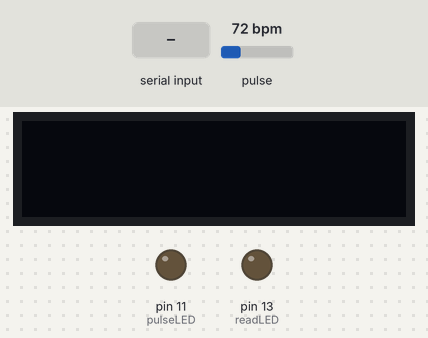
Simulated run of this sketch. Board: Arduino Uno, built with avr-gcc and run on an emulated ATmega328P. On the bench: 128×32 one-colour display, output pins drawn as LEDs (lit = HIGH). Dashed ring = blinking. The test bench sets the inputs (shaded band); at power-on: pulse 72 bpm. What the sketch prints to the serial monitor is not drawn.

Above: at 1.0 s.
1.1 s: "1" received over Serial
2.6 s: pulse set to 100 bpm
At 5.24 s:
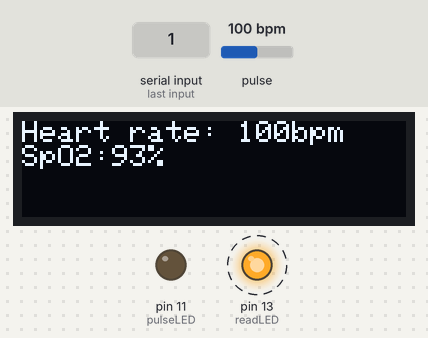
5.6 s: pulse set to 42 bpm
At 6.28 s:
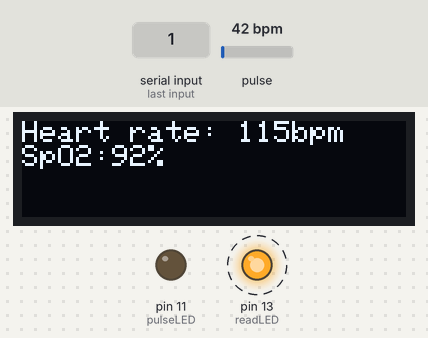
8.0 s: pulse set to 70 bpm
At 9.59 s:
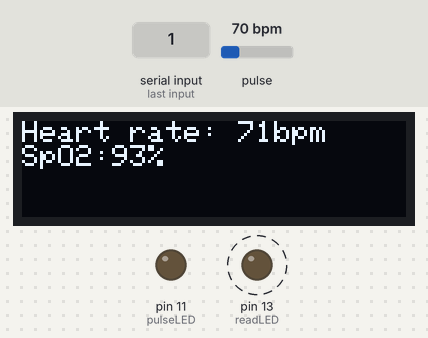
Timing chart, 0 to 11.9 s (numbered marks = the images above; inputs shaded):
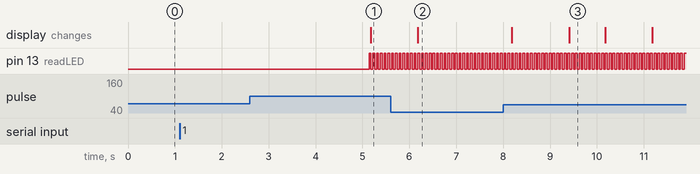

Measured:
- after the input at 1.1 s, every drawn part: stays the same
- after the input at 2.6 s, the display: changes after 2.6 s (image 1)
- by itself, pin 13 (readLED): alternates HIGH for 0.04 s and LOW for 0.04 s

The sketch:

screen.ino
```cpp
// (licence header left out)
#include <Wire.h>
#include "MAX30105.h"
#include "spo2_algorithm.h"

//OLED dispaly module
#include <Adafruit_GFX.h>
#include <Adafruit_SSD1306.h>
#define SCREEN_WIDTH 128 // OLED display width, in pixels
#define SCREEN_HEIGHT 32 // OLED display height, in pixels

MAX30105 particleSensor;

//OLED
Adafruit_SSD1306 display(SCREEN_WIDTH, SCREEN_HEIGHT, &Wire, -1);


#define MAX_BRIGHTNESS 255

#if defined(__AVR_ATmega328P__) || defined(__AVR_ATmega168__)
//Arduino Uno doesn't have enough SRAM to store 100 samples of IR led data and red led data in 32-bit format
//To solve this problem, 16-bit MSB of the sampled data will be truncated. Samples become 16-bit data.
uint16_t irBuffer[100]; //infrared LED sensor data
uint16_t redBuffer[100];  //red LED sensor data
#else
uint32_t irBuffer[100]; //infrared LED sensor data
uint32_t redBuffer[100];  //red LED sensor data
#endif

int32_t bufferLength; //data length
int32_t spo2; //SPO2 value
int8_t validSPO2; //indicator to show if the SPO2 calculation is valid
int32_t heartRate; //heart rate value
int8_t validHeartRate; //indicator to show if the heart rate calculation is valid

byte pulseLED = 11; //Must be on PWM pin
byte readLED = 13; //Blinks with each data read

void setup()
{
  Serial.begin(115200); // initialize serial communication at 115200 bits per second:

  //OLED
  configureDisplay();
  display.clearDisplay();
  display.setCursor(0, 10);

  pinMode(pulseLED, OUTPUT);
  pinMode(readLED, OUTPUT);

  // Initialize sensor
  if (!particleSensor.begin(Wire, I2C_SPEED_FAST)) //Using default I2C port, 400kHz speed
  {
    Serial.println(F("MAX30105 was not found. Please check wiring/power."));
    display.print("Initializing pulse oximeter..FAILED OH NO!");
    display.display();
    while (1);
  }

  Serial.println(F("Attach sensor to finger with rubber band. Press any key to start conversion"));
  while (Serial.available() == 0) ; //wait until user presses a key
  Serial.read();

  byte ledBrightness = 60; //Options: 0=Off to 255=50mA
  byte sampleAverage = 4; //Options: 1, 2, 4, 8, 16, 32
  byte ledMode = 2; //Options: 1 = Red only, 2 = Red + IR, 3 = Red + IR + Green
  byte sampleRate = 100; //Options: 50, 100, 200, 400, 800, 1000, 1600, 3200
  int pulseWidth = 411; //Options: 69, 118, 215, 411
  int adcRange = 4096; //Options: 2048, 4096, 8192, 16384

  particleSensor.setup(ledBrightness, sampleAverage, ledMode, sampleRate, pulseWidth, adcRange); //Configure sensor with these settings
}

void loop()
{
  bufferLength = 100; //buffer length of 100 stores 4 seconds of samples running at 25sps

  //read the first 100 samples, and determine the signal range
  for (byte i = 0 ; i < bufferLength ; i++)
  {
    while (particleSensor.available() == false) //do we have new data?
      particleSensor.check(); //Check the sensor for new data

    redBuffer[i] = particleSensor.getRed();
    irBuffer[i] = particleSensor.getIR();
    particleSensor.nextSample(); //We're finished with this sample so move to next sample

    Serial.print(F("red="));
    Serial.print(redBuffer[i], DEC);
    Serial.print(F(", ir="));
    Serial.println(irBuffer[i], DEC);
  }

  //calculate heart rate and SpO2 after first 100 samples (first 4 seconds of samples)
  maxim_heart_rate_and_oxygen_saturation(irBuffer, bufferLength, redBuffer, &spo2, &validSPO2, &heartRate, &validHeartRate);

  //Continuously taking samples from MAX30102.  Heart rate and SpO2 are calculated every 1 second
  while (1)
  {
    //dumping the first 25 sets of samples in the memory and shift the last 75 sets of samples to the top
    for (byte i = 25; i < 100; i++)
    {
      redBuffer[i - 25] = redBuffer[i];
      irBuffer[i - 25] = irBuffer[i];
    }

    //take 25 sets of samples before calculating the heart rate.
    for (byte i = 75; i < 100; i++)
    {
      while (particleSensor.available() == false) //do we have new data?
        particleSensor.check(); //Check the sensor for new data

      digitalWrite(readLED, !digitalRead(readLED)); //Blink onboard LED with every data read

      redBuffer[i] = particleSensor.getRed();
      irBuffer[i] = particleSensor.getIR();
      particleSensor.nextSample(); //We're finished with this sample so move to next sample

      //send samples and calculation result to terminal program through UART
      Serial.print(F("red="));
      Serial.print(redBuffer[i], DEC);
      Serial.print(F(", ir="));
      Serial.print(irBuffer[i], DEC);

      Serial.print(F(", HR="));
      Serial.print(heartRate, DEC);

      Serial.print(F(", HRvalid="));
      Serial.print(validHeartRate, DEC);

      Serial.print(F(", SPO2="));
      Serial.print(spo2, DEC);

      Serial.print(F(", SPO2Valid="));
      Serial.println(validSPO2, DEC);

      display.clearDisplay();
      display.setCursor(0, 0);
      display.print("Heart rate: ");
      display.print(heartRate);
      display.println("bpm");
      display.print("SpO2:");
      display.print(spo2);
      display.println("%");
      display.display();
    }

    //After gathering 25 new samples recalculate HR and SP02
    maxim_heart_rate_and_oxygen_saturation(irBuffer, bufferLength, redBuffer, &spo2, &validSPO2, &heartRate, &validHeartRate);
  }
}
void configureDisplay(){
  if(!display.begin(SSD1306_SWITCHCAPVCC, 0x3C)) { // Address 0x3D for 128x64
    Serial.println(F("SSD1306 allocation failed"));
    for(;;);
  }
//  delay(2000); //?
  display.clearDisplay();

  display.setTextSize(1);
  display.setTextColor(WHITE);
//  display.setCursor(0, 10);

}
```

heartRate.cpp
```cpp
/*
 Optical Heart Rate Detection (PBA Algorithm)
 By: Nathan Seidle
 SparkFun Electronics
 Date: October 2nd, 2016

 Given a series of IR samples from the MAX30105 we discern when a heart beat is occurring

 Let's have a brief chat about what this code does. We're going to try to detect
 heart-rate optically. This is tricky and prone to give false readings. We really don't
 want to get anyone hurt so use this code only as an example of how to process optical
 data. Build fun stuff with our MAX30105 breakout board but don't use it for actual
 medical diagnosis.

 Excellent background on optical heart rate detection:
 http://www.ti.com/lit/an/slaa655/slaa655.pdf

 Good reading:
 http://www.techforfuture.nl/fjc_documents/mitrabaratchi-measuringheartratewithopticalsensor.pdf
 https://fruct.org/publications/fruct13/files/Lau.pdf

 This is an implementation of Maxim's PBA (Penpheral Beat Amplitude) algorithm. It's been
 converted to work within the Arduino framework.
*/

/* Copyright (C) 2016 Maxim Integrated Products, Inc., All Rights Reserved.
*
* Permission is hereby granted, free of charge, to any person obtaining a
* copy of this software and associated documentation files (the "Software"),
* to deal in the Software without restriction, including without limitation
* the rights to use, copy, modify, merge, publish, distribute, sublicense,
* and/or sell copies of the Software, and to permit persons to whom the
* Software is furnished to do so, subject to the following conditions:
*
* The above copyright notice and this permission notice shall be included
* in all copies or substantial portions of the Software.
*
* THE SOFTWARE IS PROVIDED "AS IS", WITHOUT WARRANTY OF ANY KIND, EXPRESS
* OR IMPLIED, INCLUDING BUT NOT LIMITED TO THE WARRANTIES OF
* MERCHANTABILITY, FITNESS FOR A PARTICULAR PURPOSE AND NONINFRINGEMENT.
* IN NO EVENT SHALL MAXIM INTEGRATED BE LIABLE FOR ANY CLAIM, DAMAGES
* OR OTHER LIABILITY, WHETHER IN AN ACTION OF CONTRACT, TORT OR OTHERWISE,
* ARISING FROM, OUT OF OR IN CONNECTION WITH THE SOFTWARE OR THE USE OR
* OTHER DEALINGS IN THE SOFTWARE.
*
* Except as contained in this notice, the name of Maxim Integrated
* Products, Inc. shall not be used except as stated in the Maxim Integrated
* Products, Inc. Branding Policy.
*
* The mere transfer of this software does not imply any licenses
* of trade secrets, proprietary technology, copyrights, patents,
* trademarks, maskwork rights, or any other form of intellectual
* property whatsoever. Maxim Integrated Products, Inc. retains all
* ownership rights.
*
*/

#include "heartRate.h"

int16_t IR_AC_Max = 20;
int16_t IR_AC_Min = -20;

int16_t IR_AC_Signal_Current = 0;
int16_t IR_AC_Signal_Previous;
int16_t IR_AC_Signal_min = 0;
int16_t IR_AC_Signal_max = 0;
int16_t IR_Average_Estimated;

int16_t positiveEdge = 0;
int16_t negativeEdge = 0;
int32_t ir_avg_reg = 0;

int16_t cbuf[32];
uint8_t offset = 0;

static const uint16_t FIRCoeffs[12] = {172, 321, 579, 927, 1360, 1858, 2390, 2916, 3391, 3768, 4012, 4096};

//  Heart Rate Monitor functions takes a sample value and the sample number
//  Returns true if a beat is detected
//  A running average of four samples is recommended for display on the screen.
bool checkForBeat(int32_t sample)
{
  bool beatDetected = false;

  //  Save current state
  IR_AC_Signal_Previous = IR_AC_Signal_Current;

  //This is good to view for debugging
  //Serial.print("Signal_Current: ");
  //Serial.println(IR_AC_Signal_Current);

  //  Process next data sample
  IR_Average_Estimated = averageDCEstimator(&ir_avg_reg, sample);
  IR_AC_Signal_Current = lowPassFIRFilter(sample - IR_Average_Estimated); //subtract estimated DC component from the current sample and apply LPF

  //  Detect positive zero crossing (rising edge)
  if ((IR_AC_Signal_Previous < 0) & (IR_AC_Signal_Current >= 0))
  {

    IR_AC_Max = IR_AC_Signal_max; //Adjust our AC max and min
    IR_AC_Min = IR_AC_Signal_min;

    positiveEdge = 1;
    negativeEdge = 0;
    IR_AC_Signal_max = 0;

    //if ((IR_AC_Max - IR_AC_Min) > 100 & (IR_AC_Max - IR_AC_Min) < 1000)
    if ((IR_AC_Max - IR_AC_Min) > 20 & (IR_AC_Max - IR_AC_Min) < 1000)
    {
      //Heart beat!!!
      beatDetected = true;
    }
  }

  //  Detect negative zero crossing (falling edge)
  if ((IR_AC_Signal_Previous > 0) & (IR_AC_Signal_Current <= 0))
  {
    positiveEdge = 0;
    negativeEdge = 1;
    IR_AC_Signal_min = 0;
  }

  //  Find Maximum value in positive cycle
  if (positiveEdge & (IR_AC_Signal_Current > IR_AC_Signal_Previous))
  {
    IR_AC_Signal_max = IR_AC_Signal_Current;
  }

  //  Find Minimum value in negative cycle
  if (negativeEdge & (IR_AC_Signal_Current < IR_AC_Signal_Previous))
  {
    IR_AC_Signal_min = IR_AC_Signal_Current;
  }

  return(beatDetected);
}

//  Average DC Estimator
int16_t averageDCEstimator(int32_t *p, uint16_t x)
{
  *p += ((((long) x << 15) - *p) >> 4);
  return (*p >> 15);
}

//  Low Pass FIR Filter
int16_t lowPassFIRFilter(int16_t din)
{
  cbuf[offset] = din;

  int32_t z = mul16(FIRCoeffs[11], cbuf[(offset - 11) & 0x1F]);

  for (uint8_t i = 0 ; i < 11 ; i++)
  {
    z += mul16(FIRCoeffs[i], cbuf[(offset - i) & 0x1F] + cbuf[(offset - 22 + i) & 0x1F]);
  }

  offset++;
  offset %= 32; //Wrap condition

  return(z >> 15);
}

//  Integer multiplier
int32_t mul16(int16_t x, int16_t y)
{
  return((long)x * (long)y);
}
```

heartRate.h
```cpp
/*
 Optical Heart Rate Detection (PBA Algorithm)
 By: Nathan Seidle
 SparkFun Electronics
 Date: October 2nd, 2016

 Given a series of IR samples from the MAX30105 we discern when a heart beat is occurring

 Let's have a brief chat about what this code does. We're going to try to detect
 heart-rate optically. This is tricky and prone to give false readings. We really don't
 want to get anyone hurt so use this code only as an example of how to process optical
 data. Build fun stuff with our MAX30105 breakout board but don't use it for actual
 medical diagnosis.

 Excellent background on optical heart rate detection:
 http://www.ti.com/lit/an/slaa655/slaa655.pdf

 Good reading:
 http://www.techforfuture.nl/fjc_documents/mitrabaratchi-measuringheartratewithopticalsensor.pdf
 https://fruct.org/publications/fruct13/files/Lau.pdf

 This is an implementation of Maxim's PBA (Penpheral Beat Amplitude) algorithm. It's been
 converted to work within the Arduino framework.
*/

/* Copyright (C) 2016 Maxim Integrated Products, Inc., All Rights Reserved.
*
* Permission is hereby granted, free of charge, to any person obtaining a
* copy of this software and associated documentation files (the "Software"),
* to deal in the Software without restriction, including without limitation
* the rights to use, copy, modify, merge, publish, distribute, sublicense,
* and/or sell copies of the Software, and to permit persons to whom the
* Software is furnished to do so, subject to the following conditions:
*
* The above copyright notice and this permission notice shall be included
* in all copies or substantial portions of the Software.
*
* THE SOFTWARE IS PROVIDED "AS IS", WITHOUT WARRANTY OF ANY KIND, EXPRESS
* OR IMPLIED, INCLUDING BUT NOT LIMITED TO THE WARRANTIES OF
* MERCHANTABILITY, FITNESS FOR A PARTICULAR PURPOSE AND NONINFRINGEMENT.
* IN NO EVENT SHALL MAXIM INTEGRATED BE LIABLE FOR ANY CLAIM, DAMAGES
* OR OTHER LIABILITY, WHETHER IN AN ACTION OF CONTRACT, TORT OR OTHERWISE,
* ARISING FROM, OUT OF OR IN CONNECTION WITH THE SOFTWARE OR THE USE OR
* OTHER DEALINGS IN THE SOFTWARE.
*
* Except as contained in this notice, the name of Maxim Integrated
* Products, Inc. shall not be used except as stated in the Maxim Integrated
* Products, Inc. Branding Policy.
*
* The mere transfer of this software does not imply any licenses
* of trade secrets, proprietary technology, copyrights, patents,
* trademarks, maskwork rights, or any other form of intellectual
* property whatsoever. Maxim Integrated Products, Inc. retains all
* ownership rights.
*
*/

#if (ARDUINO >= 100)
 #include "Arduino.h"
#else
 #include "WProgram.h"
#endif

bool checkForBeat(int32_t sample);
int16_t averageDCEstimator(int32_t *p, uint16_t x);
int16_t lowPassFIRFilter(int16_t din);
int32_t mul16(int16_t x, int16_t y);
```

Source omitted: spo2_algorithm.cpp (12308 bytes), spo2_algorithm.h (5357 bytes)
